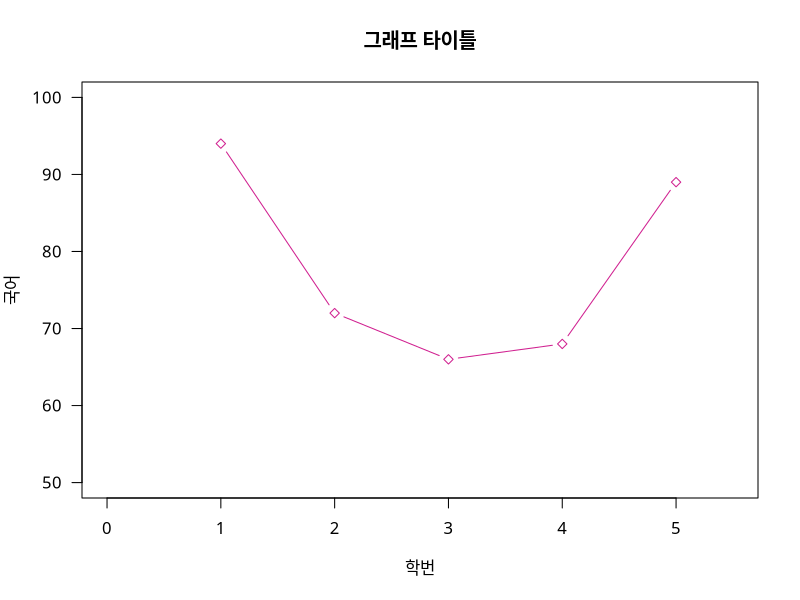
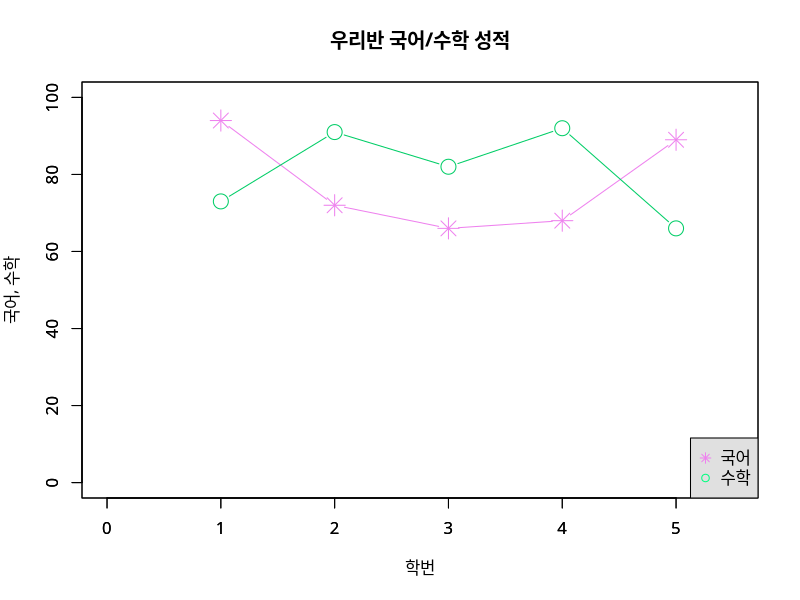

Here is the R script that generated these plots, in order: (Note: this script raises an error after producing the figures.)
library('ggplot2')
library('dplyr')
smdt = data.frame(stuno = 1:5,
                  Korean = sample(60:100, 5),
                  English = sample((5:10)*10,5),
                  Math = sample(50:100, 5))

# mac에서 한글 깨질 때
theme_set(theme_gray(base_family="AppleGothic"))
par(family = "AppleGothic")
??theme_set


plot(x = smdt$stuno, y = smdt$Korean,
     col = "violetred",
     cex = 1,
     las = 1,
     type = 'b',    # p, l, b, c, o, s
     xlim = c(0,5.5),
     ylim = c(50, 100),
     pch = 23,
     xlab = '학번',
     ylab = '국어',
     main = '그래프 타이틀')

?pch 
colors()

# 그래프 중첩 & 범례 #####

xl = c(0, 5.5)
yl = c(0, 100)

plot(x =  smdt$stuno, y = smdt$Korean,
     col = "violet", 
     cex =  2,
     pch = 8,
     type = 'b',
     xlim = xl,
     ylim = yl,
     xlab = '학번',
     ylab = '국어, 수학',
     main = '우리반 국어/수학 성적')

par(new = T)

plot(x = smdt$stuno, y = smdt$Math,
     col = 'springgreen3',
     cex = 2,
     pch = 21,
     type = 'b',
     xlim = xl,
     ylim = yl,
     xlab = ' ',
     ylab = ' ')

legend('bottomright',
       legend = c('국어', '수학'),
       pch = c(8, 21),
       col = c('violet', 'springgreen'),
       bg = 'grey88')


# 막대 그래프 ####

t = data %>% filter( eng > 90 ) %>% select('cls', 'gen') %>% table

barplot(t,
        beside = T, 
        horiz = T,
        border = 'darkblue',
        density = 50,
        las = 1,
        angle = 15 + 10*1:2,
        xlab = '학급별 성별',
        ylab = '영어',
        legend = rownames(t),
        col = cm.colors(4))

# rainbow(n, s = 1, v = 1, start = 0, end = max(1, n - 1)/n, alpha = 1)
# heat.colors(n, alpha = 1)
# terrain.colors(n, alpha = 1)
# topo.colors(n, alpha = 1)
# cm.colors(n, alpha = 1)


# boxplot ####
boxplot(kor~cls, data=data, col = 'lightcyan')
boxplot(kor~gen, data=data, col = 'grey88')


# histogram ####
hist(data$kor, col='ivory', labels=T, breaks = 10)


# curve ####
curve(sin, -2*pi, 3*pi,
      xname = 'x',
      xlab = 'TT',
      n = 200,
      type = 'p',
      xlim = c(-10, 10),
      ylim = c(-1, 1))


# pie #####
d = data %>% filter(kor > 90) %>% select('cls')

table(d)

pie(table(d), radius = 0.8, border = "darkblue")
pie(table(d), clockwise = T, col=c('red', 'purple', 'green', 'cyan'))





